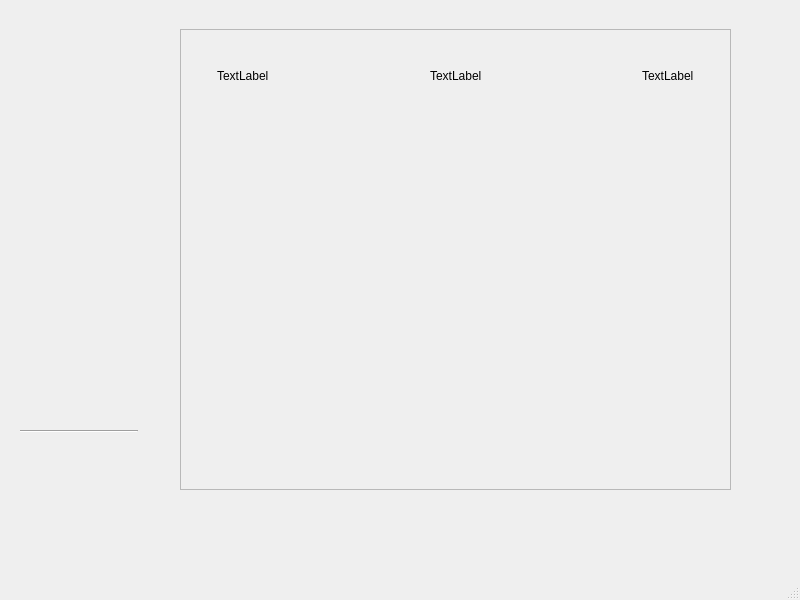
<?xml version="1.0" encoding="UTF-8"?>
<ui version="4.0">
 <class>MainWindow</class>
 <widget class="QMainWindow" name="MainWindow">
  <property name="geometry">
   <rect>
    <x>0</x>
    <y>0</y>
    <width>800</width>
    <height>600</height>
   </rect>
  </property>
  <property name="windowTitle">
   <string>MainWindow</string>
  </property>
  <widget class="QWidget" name="centralwidget">
   <widget class="QScrollArea" name="scrollArea">
    <property name="geometry">
     <rect>
      <x>180</x>
      <y>29</y>
      <width>551</width>
      <height>461</height>
     </rect>
    </property>
    <property name="widgetResizable">
     <bool>true</bool>
    </property>
    <widget class="QWidget" name="scrollAreaWidgetContents">
     <property name="geometry">
      <rect>
       <x>0</x>
       <y>0</y>
       <width>545</width>
       <height>455</height>
      </rect>
     </property>
     <layout class="QVBoxLayout" name="verticalLayout">
      <item>
       <widget class="QWidget" name="widget" native="true">
        <layout class="QHBoxLayout" name="horizontalLayout">
         <item>
          <widget class="QWidget" name="widget_2" native="true">
           <layout class="QVBoxLayout" name="verticalLayout_2">
            <item>
             <widget class="QWidget" name="widget_5" native="true">
              <layout class="QHBoxLayout" name="horizontalLayout_2">
               <item>
                <widget class="QLabel" name="label_7">
                 <property name="text">
                  <string>TextLabel</string>
                 </property>
                </widget>
               </item>
               <item>
                <spacer name="horizontalSpacer">
                 <property name="orientation">
                  <enum>Qt::Horizontal</enum>
                 </property>
                 <property name="sizeHint" stdset="0">
                  <size>
                   <width>40</width>
                   <height>20</height>
                  </size>
                 </property>
                </spacer>
               </item>
               <item>
                <widget class="QLabel" name="label_8">
                 <property name="text">
                  <string>TextLabel</string>
                 </property>
                </widget>
               </item>
               <item>
                <spacer name="horizontalSpacer_2">
                 <property name="orientation">
                  <enum>Qt::Horizontal</enum>
                 </property>
                 <property name="sizeHint" stdset="0">
                  <size>
                   <width>40</width>
                   <height>20</height>
                  </size>
                 </property>
                </spacer>
               </item>
               <item>
                <widget class="QLabel" name="label_9">
                 <property name="text">
                  <string>TextLabel</string>
                 </property>
                </widget>
               </item>
              </layout>
             </widget>
            </item>
            <item>
             <spacer name="verticalSpacer_3">
              <property name="orientation">
               <enum>Qt::Vertical</enum>
              </property>
              <property name="sizeHint" stdset="0">
               <size>
                <width>20</width>
                <height>40</height>
               </size>
              </property>
             </spacer>
            </item>
           </layout>
          </widget>
         </item>
        </layout>
       </widget>
      </item>
     </layout>
    </widget>
   </widget>
   <widget class="Line" name="line">
    <property name="geometry">
     <rect>
      <x>20</x>
      <y>430</y>
      <width>118</width>
      <height>3</height>
     </rect>
    </property>
    <property name="font">
     <font>
      <kerning>false</kerning>
     </font>
    </property>
    <property name="orientation">
     <enum>Qt::Horizontal</enum>
    </property>
   </widget>
  </widget>
  <widget class="QMenuBar" name="menubar">
   <property name="geometry">
    <rect>
     <x>0</x>
     <y>0</y>
     <width>800</width>
     <height>21</height>
    </rect>
   </property>
  </widget>
  <widget class="QStatusBar" name="statusbar"/>
 </widget>
 <resources/>
 <connections/>
</ui>
